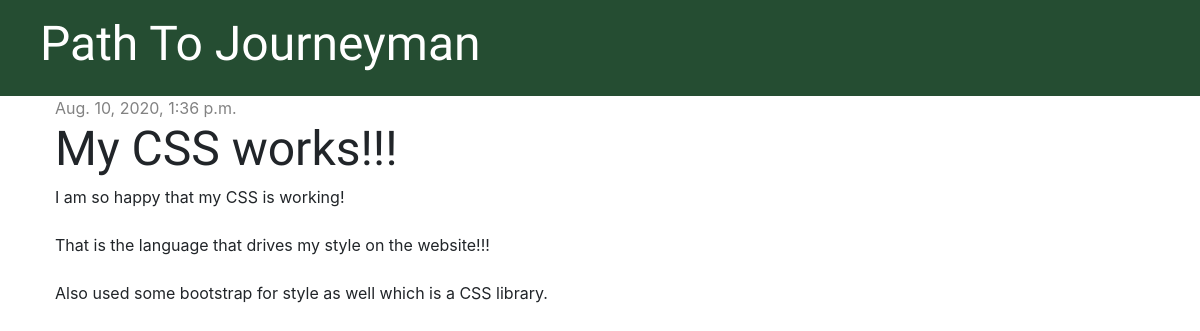
The page /post/8/ on the database its author committed.
### blog/models.py (models this page shows, shortened)
class Post(models.Model):
    author = models.ForeignKey('auth.User', on_delete=models.CASCADE)
    title = models.CharField(max_length=200)
    text = models.TextField()
    created_date = models.DateTimeField(default=timezone.now)
    published_date = models.DateTimeField(blank=True, null=True)

### blog/views.py (the view)
# urls.py: path('post/<int:pk>/', views.post_detail, name='post_detail'),
def post_detail(request, pk):
    post = get_object_or_404(Post, pk=pk)
    stuff_for_frontend = {'post': post}
    return render(request, 'blog/post_detail.html', stuff_for_frontend)

### blog/templates/blog/post_detail.html (shortened to what this page needs)
{% extends 'blog/base.html' %}
{% block content %}
    <div class="post">
        {% if post.published_date %}
            <div class="date">
                {{ post.published_date }}
            </div>
        {% endif %}
        <h1>{{ post.title }}</h1>
        <p>{{ post.text|linebreaksbr }}</p>
    </div>
{% endblock %}

### blog/static/css/blog.css (style rules this page uses)
h1, h2, h3, h4 { font-family: 'Tangerine', 'Inconsolata', 'Droid Sans', serif; font-size: 48px; }
.date { color: #828282; }
.post { margin-bottom: 70px; }

### rows shown on the page
Post: published_date "Aug. 10, 2020, 1:36 p.m.", title "My CSS works!!!", text "I am so happy that my CSS is working! That is the language that drives my style on the website!!! Also used some bootstrap for style as well which is a CSS library."
